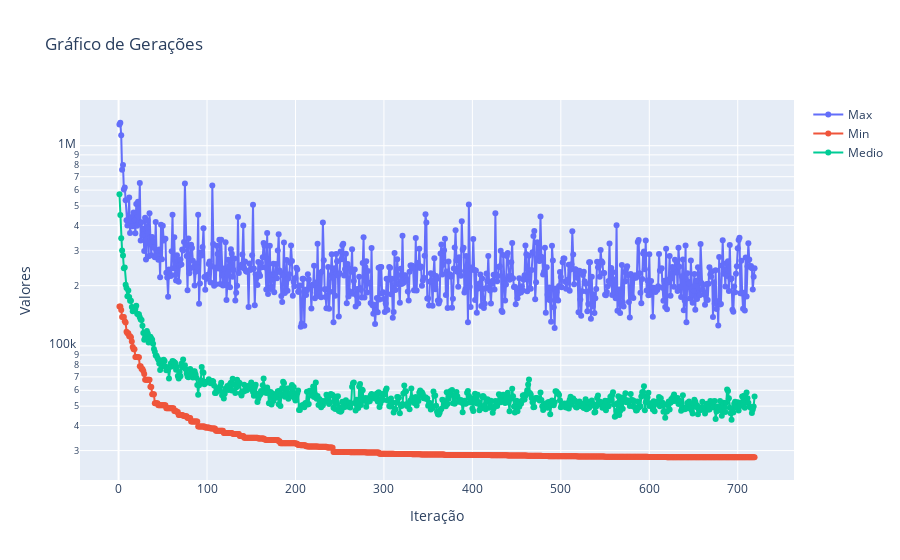

Source (notebook cell):
### Code cell
plot_generations(relatorio)

### Figure 1 — Plotly figure (JSON) as saved in the notebook; plotly's stock layout.template omitted (floating-point values rounded to 4 significant figures; data arrays with more than 128 entries replaced by an {"elided": "..."} marker saying what was removed)
{"data": [{"mode": "lines+markers", "name": "Max", "type": "scatter", "x": {"elided": "719 int values"}, "y": {"elided": "719 float values"}}, {"mode": "lines+markers", "name": "Min", "type": "scatter", "x": {"elided": "719 int values"}, "y": {"elided": "719 float values"}}, {"mode": "lines+markers", "name": "Medio", "type": "scatter", "x": {"elided": "719 int values"}, "y": {"elided": "719 float values"}}], "layout": {"title": {"text": "Gráfico de Gerações"}, "xaxis": {"title": {"text": "Iteração"}}, "yaxis": {"title": {"text": "Valores"}, "type": "log"}}}
